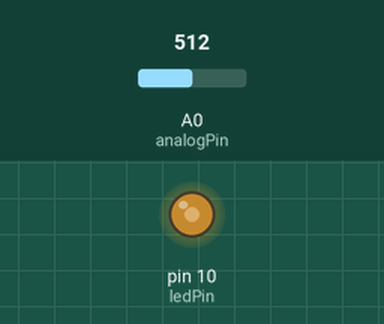
The sketch below on a simulated Arduino Uno, built with avr-gcc and run on an emulated ATmega328P. Shown: output pins drawn as LEDs (lit = HIGH). The test bench sets the inputs (shaded band); at power-on: A0 (analogPin) = 512.

Above: at 1.2 s.
1.3 s: A0 (analogPin) set to 716
At 1.9 s:
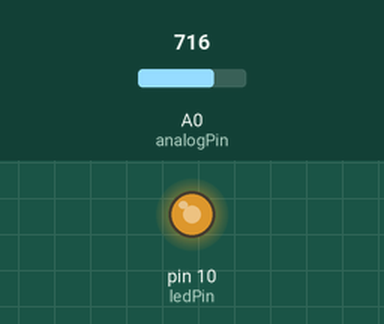
2.8 s: A0 (analogPin) set to 900
At 4.0 s:
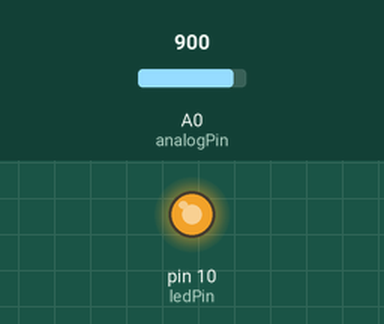
4.3 s: A0 (analogPin) set to 122
At 5.4 s:
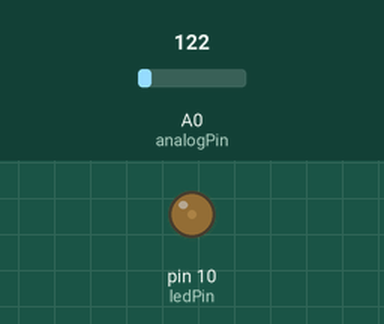
5.8 s: A0 (analogPin) set to 0
At 6.5 s:
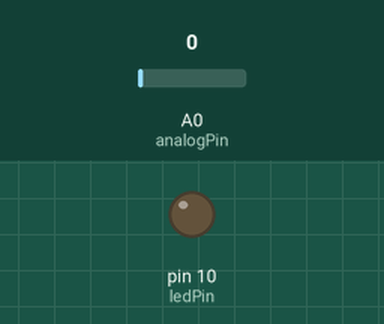
Timing chart, 0 to 8.3 s (numbered marks = the images above; inputs shaded):
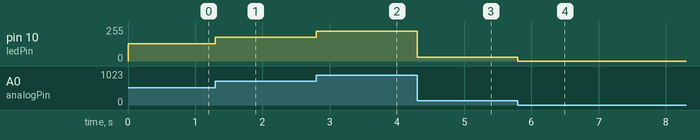

Measured:
- after the input at 1.3 s, pin 10 (ledPin): 128/255 → 179/255 at once
- after the input at 2.8 s, pin 10 (ledPin): 179/255 → 225/255 at once
- after the input at 4.3 s, pin 10 (ledPin): 225/255 → 30/255 at once
- after the input at 5.8 s, pin 10 (ledPin): 30/255 → 0/255 at once

The sketch:

3310_0.ino
```cpp
// p.182

const int ledPin = 10;
const int analogPin = A0;

void setup() {
  Serial.begin(115200);
}

void loop() {
  int sensorInput = analogRead(analogPin);
  analogWrite(ledPin, sensorInput / 4);
}
```
